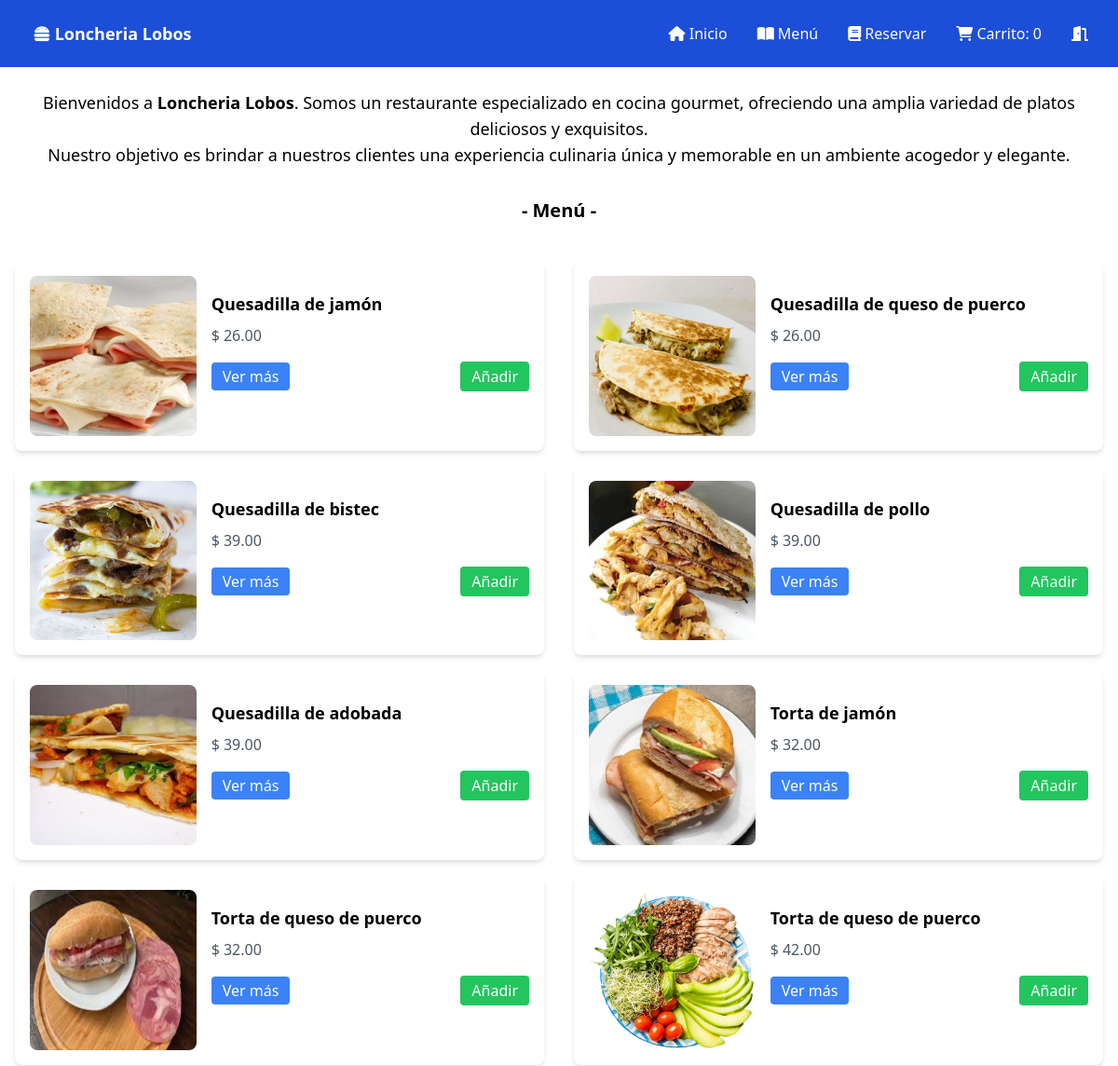
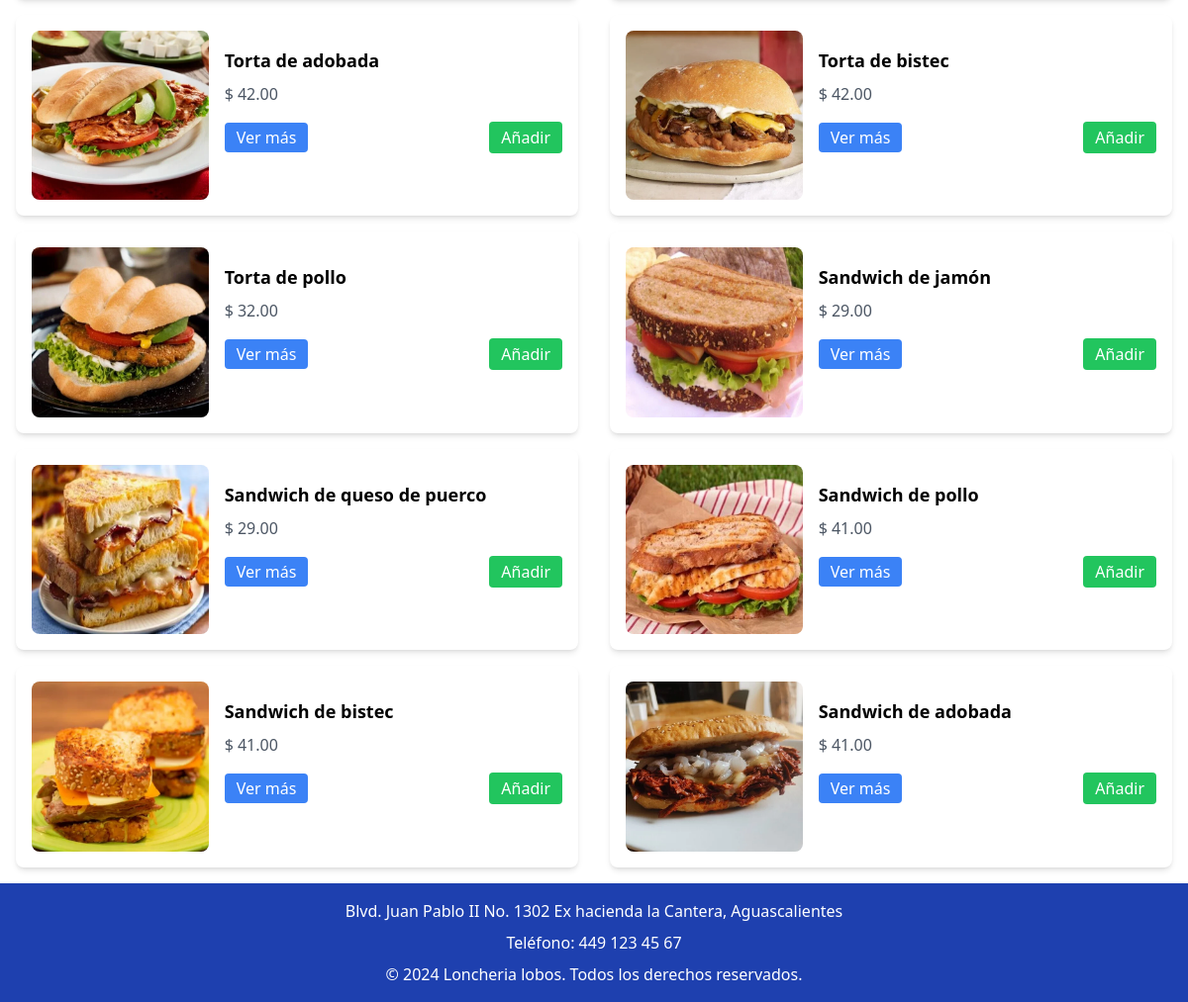
Screenshot of /compras.php with the database file from the repository (2 pictures, top to bottom).
### tables this page shows
CREATE TABLE `productos` (
  `id` int(11) NOT NULL,
  `nombre` varchar(100) NOT NULL,
  `tipo` text NOT NULL,
  `descripcion` text NOT NULL,
  `precio` decimal(10,0) NOT NULL,
  `descuento` tinyint(4) NOT NULL,
  `id_categoria` int(11) NOT NULL,
  `activo` int(11) NOT NULL
);

### config/config.php (called while the page is built, shortened)
<?php
$num_cart = 0;
?>

### config/compraas.php (called while the page is built)
<?php
$db = new Database();
$con = $db->conectar();
$sql = $con->prepare("SELECT id, nombre, precio FROM productos WHERE activo = 1");
$sql->execute();
$resultado = $sql->fetchAll(PDO::FETCH_ASSOC);
?>

### compras.php (the view, shortened to what this page needs)
<?php
require 'config/config.php';
require 'config/compraas.php';
?>
<!DOCTYPE html>
<html lang="es">
<head>
  <script src="https://cdn.tailwindcss.com"></script>
</head>
<main>
<header>
  <nav class="bg-blue-700 p-4 flex justify-between items-center fixed top-0 left-0 w-full">
    <div class="text-white font-bold text-lg ml-5">
      <i class="fa-solid fa-burger"></i> Loncheria Lobos
    </div>
    <div class="hidden md:flex">
      <a href="index.php"
        class="text-white mx-2 p-2 hover:bg-white hover:text-black rounded-full duration-200 ease-in-out">
        <i class="fa-solid fa-house"></i> Inicio</a>
      <a href="compras.php"
        class="text-white mx-2 p-2 hover:bg-white hover:text-black rounded-full duration-200 ease-in-out">
        <i class="fa-solid fa-book-open"></i> Menú</a>
      <a href="reservar.php" class="text-white mx-2 p-2 hover:bg-white hover:text-black rounded-full duration-200 ease-in-out">
        <i class="fa-solid fa-book"></i> Reservar</a>
      <a href="carrito.php"
        class="text-white mx-2 p-2 hover:bg-white hover:text-black rounded-full duration-200 ease-in-out">
        <i class="fas fa-shopping-cart"></i> Carrito:
        <span id="num_cart">
          <?php echo $num_cart; ?>
        </span>
      </a>
      <a href="login.php" class="text-white mx-2 p-2 hover:bg-white hover:text-black rounded-full duration-200 ease-in-out">
        <i class="fa-solid fa-door-open"></i></a>
    </div>
  </nav>
  <div class="text-center text-lg mt-24 xl:mt-36 mx-8">
    <p>
    Bienvenidos a <strong>Loncheria Lobos</strong>. Somos un restaurante especializado en cocina gourmet, ofreciendo una amplia variedad de platos deliciosos y exquisitos. <br>Nuestro objetivo es brindar a nuestros clientes una experiencia culinaria única y memorable en un ambiente acogedor y elegante.
  </p>
  <h1 class="text-center text-xl font-bold mt-8">- Menú -</h1>
  </div>
  <div class="flex flex-wrap xl:mx-40 mt-10">
  <?php foreach ($resultado as $row) { ?>
    <div class="w-full sm:w-full md:w-1/2 px-4 mb-4">
      <div class="bg-white rounded-lg shadow-md p-4 mx-auto flex">
        <?php
        $id = $row['id'];
        $imagen = "img/" . $id . "/principal.webp";
        ?>
        <img class="object-cover rounded-lg w-1/3" src="<?php echo $imagen; ?>" alt="img_">
        <div class="w-2/3 ml-4">
          <div class="mt-4">
            <h5 class="text-lg font-semibold">
              <?php echo $row['nombre'] ?>
            </h5>
            <p class="text-gray-600 mt-2">
              $
              <?php echo number_format($row['precio'], 2, '.', ',') ?>
            </p>
          </div>
          <div class="mt-4 flex justify-between items-center">
            <div>
              <a class="bg-blue-500 hover:bg-blue-600 text-white py-1 px-3 rounded"
                href="detalles.php?id=<?php echo $row['id']; ?>&token=<?php echo hash_hmac('sha1', $row['id'], KEY_TOKEN) ?>">Ver
                más</a>
            </div>
            <button type="button" class="bg-green-500 hover:bg-green-600 text-white py-1 px-3 rounded"
              onclick="addproducto(<?php echo $row['id'] ?>, '<?php echo hash_hmac('sha1', $row['id'], KEY_TOKEN) ?>')">Añadir</button>
          </div>
        </div>
      </div>
    </div>
  <?php } ?>
</div>
<footer class="bg-blue-800 text-white py-4 text-center">
    <p class="mb-2">Blvd. Juan Pablo II No. 1302 Ex hacienda la Cantera, Aguascalientes</p>
    <p class="mb-2">Teléfono: 449 123 45 67 </p>
    <p class="mt-2">&copy; 2024 Loncheria lobos. Todos los derechos reservados.</p>
  </footer>
  </main>
  </body>
</html>

### rows the page displays
productos: shows a picture, nombre "Quesadilla de jamón", precio "26.00"
productos: shows a picture, nombre "Quesadilla de queso de puerco", precio "26.00"
productos: shows a picture, nombre "Quesadilla de bistec", precio "39.00"
productos: shows a picture, nombre "Quesadilla de pollo", precio "39.00"
productos: shows a picture, nombre "Quesadilla de adobada", precio "39.00"
productos: shows a picture, nombre "Torta de jamón", precio "32.00"
productos: shows a picture, nombre "Torta de queso de puerco", precio "32.00"
productos: shows a picture, nombre "Torta de queso de puerco", precio "42.00"
productos: shows a picture, nombre "Torta de adobada", precio "42.00"
productos: shows a picture, nombre "Torta de bistec", precio "42.00"
productos: shows a picture, nombre "Torta de pollo", precio "32.00"
productos: shows a picture, nombre "Sandwich de jamón", precio "29.00"
productos: shows a picture, nombre "Sandwich de queso de puerco", precio "29.00"
productos: shows a picture, nombre "Sandwich de pollo", precio "41.00"
productos: shows a picture, nombre "Sandwich de bistec", precio "41.00"
productos: shows a picture, nombre "Sandwich de adobada", precio "41.00"

### other values shown
$num_cart "0"
